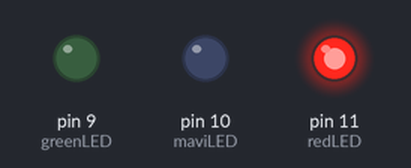
Simulated run of this sketch. Board: Arduino Uno, built with avr-gcc and run on an emulated ATmega328P. Shown: output pins drawn as LEDs (lit = HIGH).

Above: at 0.5 s.
At 1.5 s:
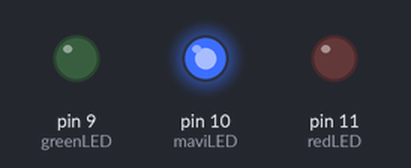
At 5.5 s:
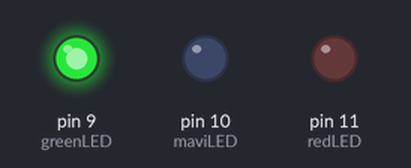
Timing chart, 0 to 6.9 s (numbered marks = the images above):
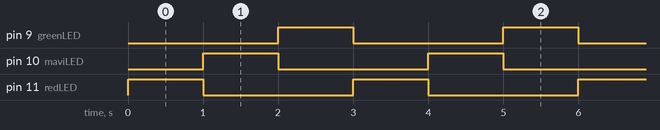

Measured:
- by itself, pin 9 (greenLED), pin 10 (maviLED), pin 11 (redLED): alternates HIGH for 1.0 s and LOW for 2.0 s
- by itself, everything shown: repeats every 3.0 s, in 3 steps

The sketch:

RGB.ino
```cpp
#include <SPI.h>

int redLED=11;
int maviLED=10;
int greenLED=9;


void setup()
{
  pinMode(redLED, OUTPUT);
  pinMode(maviLED, OUTPUT);
   pinMode(greenLED, OUTPUT);
}

void loop()
{
rgb_light(255,0,0);
  delay(1000);
rgb_light(0,255,0);
  delay(1000);
rgb_light(0,0,255);
 delay(1000);

}

void rgb_light(int red_value,int mavi_value,int green_value){

  analogWrite(redLED,red_value);
  analogWrite(maviLED,mavi_value);
  analogWrite(greenLED,green_value);

}
```
